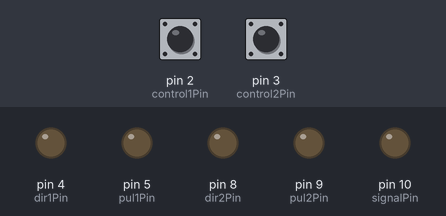
Bench run of a sketch on a simulated Arduino Uno, built with avr-gcc and run on an emulated ATmega328P. Shown: output pins drawn as LEDs (lit = HIGH). Dashed ring = blinking. The inputs (shaded band) are chosen by the test bench; at power-on: pin 2 (control1Pin) HIGH, pin 3 (control2Pin) HIGH.

Above: at 1.3 s.
1.4 s: pin 2 (control1Pin) pulled LOW for 0.15 s
At 3.6 s:
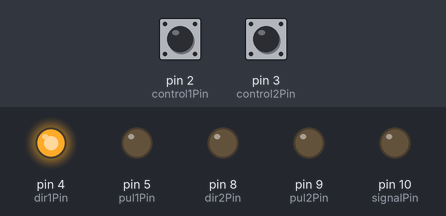
4.4 s: pin 3 (control2Pin) pulled LOW for 3.2 s
At 5.7 s:
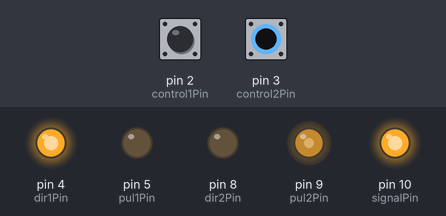
10.6 s: pin 3 (control2Pin) pulled LOW for 0.15 s
At 11.0 s:
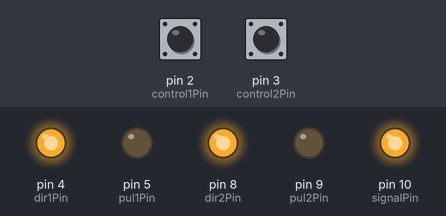
13.7 s: pin 2 (control1Pin) pulled LOW for 1 s
At 13.95 s:
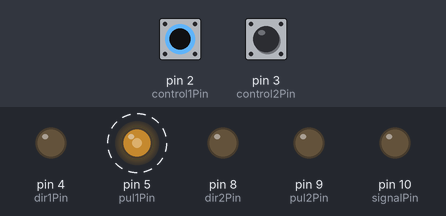
16.7 s: pin 3 (control2Pin) pulled LOW for 3.2 s
At 17.1 s:
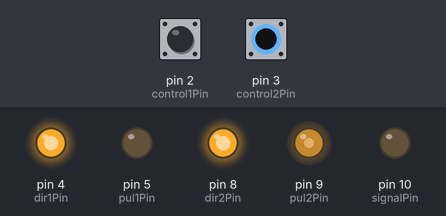
21.4 s: pin 2 (control1Pin) pulled LOW for 3.2 s
At 23.1 s:
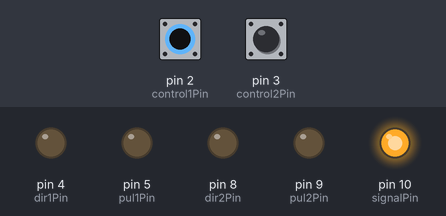
Timing chart, 0 to 26.0 s (numbered marks = the images above; inputs shaded):
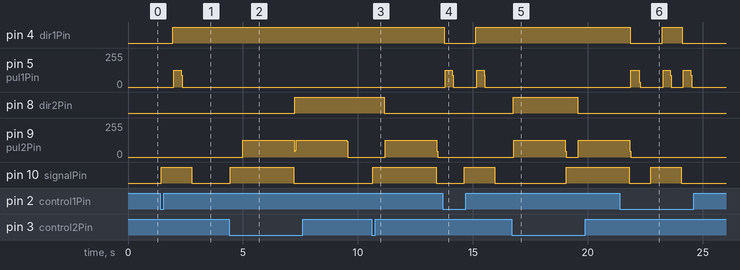

Measured:
- after the input at 1.4 s, pin 4 (dir1Pin): LOW → HIGH after 0.55 s; pin 5 (pul1Pin): 0/255 → 127/255 after 0.59 s, → 0/255 0.32 s later; pin 10 (signalPin): LOW → HIGH after 0.05 s, → LOW 1.3 s later
- after the input at 4.4 s, pin 8 (dir2Pin): LOW → HIGH after 2.9 s; pin 9 (pul2Pin): 0/255 → 127/255 after 0.59 s, → 0/255 4.5 s later; pin 10 (signalPin): LOW → HIGH after 0.05 s, → LOW 2.8 s later
- after the input at 10.6 s, pin 8 (dir2Pin): HIGH → LOW after 0.55 s; pin 9 (pul2Pin): 0/255 → 127/255 after 0.59 s, → 0/255 2.2 s later; pin 10 (signalPin): LOW → HIGH after 0.05 s, → LOW 2.8 s later
- after the input at 13.7 s, pin 4 (dir1Pin): HIGH → LOW after 0.05 s, → HIGH 1.4 s later; pin 5 (pul1Pin): alternates 127/255 for 0.32 s and 0/255 for 1.1 s, starting after 0.09 s; pin 10 (signalPin): LOW → HIGH after 0.93 s, → LOW 1.3 s later
- after the input at 16.7 s, pin 8 (dir2Pin): LOW → HIGH after 0.05 s, → LOW 2.8 s later; pin 9 (pul2Pin): 0/255 → 127/255 after 0.09 s, → 0/255 2.2 s later, → 127/255 0.56 s later; pin 10 (signalPin): LOW → HIGH after 2.4 s
- after the input at 21.4 s, pin 4 (dir1Pin): HIGH → LOW after 0.46 s, → HIGH 1.4 s later, → LOW 0.88 s later

The sketch:

Door.ino
```cpp
#define dir1Pin 4
#define pul1Pin 5
#define dir2Pin 8
#define pul2Pin 9
#define signalPin 10
#define control1Pin 2
#define control2Pin 3
#define stepsPerRevolution 1600 // slide door
#define stepsPerQuarter 3200 // double door
// 6 mm per revolution

int dir1 = HIGH, dir2 = LOW;
int var1 = 1, var2 = 1;

void setup() {
  // put your setup code here, to run once:
  pinMode(dir1Pin, OUTPUT);
  pinMode(pul1Pin, OUTPUT);
  pinMode(control1Pin, INPUT_PULLUP);
  pinMode(dir2Pin, OUTPUT);
  pinMode(pul2Pin, OUTPUT);
  pinMode(control2Pin, INPUT_PULLUP);
  pinMode(signalPin, OUTPUT);
  digitalWrite(signalPin, LOW);

  Serial.begin(9600);
  delay(100);
}

void loop() {
  // put your main code here, to run repeatedly:
  var1 = digitalRead(control1Pin);
  if(var1==0) {
    delay(50);
    var1 = digitalRead(control1Pin);
    if(var1==0) {
      if(dir1==HIGH) {
        digitalWrite(signalPin, HIGH);
        delay(500);
      }
      doubleDoorMove(dir1, stepsPerQuarter, dir1Pin, pul1Pin);
      dir1 = 1 - dir1;
      delay(480);
      digitalWrite(signalPin, LOW);
    }
  }

  var2 = digitalRead(control2Pin);
  if(var2==0) {
    delay(50);
    var2 = digitalRead(control2Pin);
    if(var2==0) {
      if(dir2==LOW) {
        digitalWrite(signalPin, HIGH);
        delay(500);
      }
      slideDoorMove(dir2, stepsPerRevolution, dir2Pin, pul2Pin);
      dir2 = 1 - dir2;
      digitalWrite(signalPin, LOW);
    }
  }
}

void slideDoorMove(int DIR, int STEPS, int DIRPIN, int PULPIN) {
  digitalWrite(DIRPIN, DIR);
  for(int i=0; i<12*STEPS; i++) {
    digitalWrite(PULPIN, HIGH);
    delayMicroseconds(25);
    digitalWrite(PULPIN, LOW);
    delayMicroseconds(25);
  }
  for(int i=0; i<12*STEPS; i++) {
    digitalWrite(PULPIN, HIGH);
    delayMicroseconds(25);
    digitalWrite(PULPIN, LOW);
    delayMicroseconds(25);
  }
} // 1.92s : 14.4cm.

void doubleDoorMove(int DIR, int STEPS, int DIRPIN, int PULPIN) {
  digitalWrite(DIRPIN, DIR);
  for(int i=0; i<STEPS; i++) {
    digitalWrite(PULPIN, HIGH);
    delayMicroseconds(50);
    digitalWrite(PULPIN, LOW);
    delayMicroseconds(50);
  }
} // 0.32s : 90°.
```
